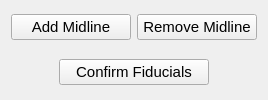
    <widget class="QWidget" name="widget_3" native="true">
     <property name="sizePolicy">
      <sizepolicy hsizetype="Preferred" vsizetype="Preferred">
       <horstretch>0</horstretch>
       <verstretch>0</verstretch>
      </sizepolicy>
     </property>
     <property name="minimumSize">
      <size>
       <width>0</width>
       <height>0</height>
      </size>
     </property>
     <property name="layoutDirection">
      <enum>Qt::LeftToRight</enum>
     </property>
     <layout class="QGridLayout" name="gridLayout">
      <item row="2" column="0" colspan="2" alignment="Qt::AlignHCenter">
       <widget class="QPushButton" name="fidConfirmButton">
        <property name="sizePolicy">
         <sizepolicy hsizetype="Fixed" vsizetype="Fixed">
          <horstretch>0</horstretch>
          <verstretch>0</verstretch>
         </sizepolicy>
        </property>
        <property name="minimumSize">
         <size>
          <width>150</width>
          <height>0</height>
         </size>
        </property>
        <property name="font">
         <font>
          <family>Arial</family>
          <pointsize>11</pointsize>
         </font>
        </property>
        <property name="text">
         <string>Confirm Fiducials</string>
        </property>
       </widget>
      </item>
      <item row="0" column="1">
       <widget class="QPushButton" name="removeMidButton">
        <property name="sizePolicy">
         <sizepolicy hsizetype="Fixed" vsizetype="Fixed">
          <horstretch>0</horstretch>
          <verstretch>0</verstretch>
         </sizepolicy>
        </property>
        <property name="minimumSize">
         <size>
          <width>120</width>
          <height>0</height>
         </size>
        </property>
        <property name="font">
         <font>
          <family>Arial</family>
          <pointsize>11</pointsize>
         </font>
        </property>
        <property name="text">
         <string>Remove Midline</string>
        </property>
       </widget>
      </item>
      <item row="0" column="0">
       <widget class="QPushButton" name="addMidButton">
        <property name="sizePolicy">
         <sizepolicy hsizetype="Fixed" vsizetype="Fixed">
          <horstretch>0</horstretch>
          <verstretch>0</verstretch>
         </sizepolicy>
        </property>
        <property name="minimumSize">
         <size>
          <width>120</width>
          <height>0</height>
         </size>
        </property>
        <property name="font">
         <font>
          <family>Arial</family>
          <pointsize>11</pointsize>
         </font>
        </property>
        <property name="text">
         <string>Add Midline</string>
        </property>
       </widget>
      </item>
      <item row="1" column="1">
       <spacer name="verticalSpacer">
        <property name="orientation">
         <enum>Qt::Vertical</enum>
        </property>
        <property name="sizeType">
         <enum>QSizePolicy::Fixed</enum>
        </property>
        <property name="sizeHint" stdset="0">
         <size>
          <width>20</width>
          <height>10</height>
         </size>
        </property>
       </spacer>
      </item>
     </layout>
    </widget>
